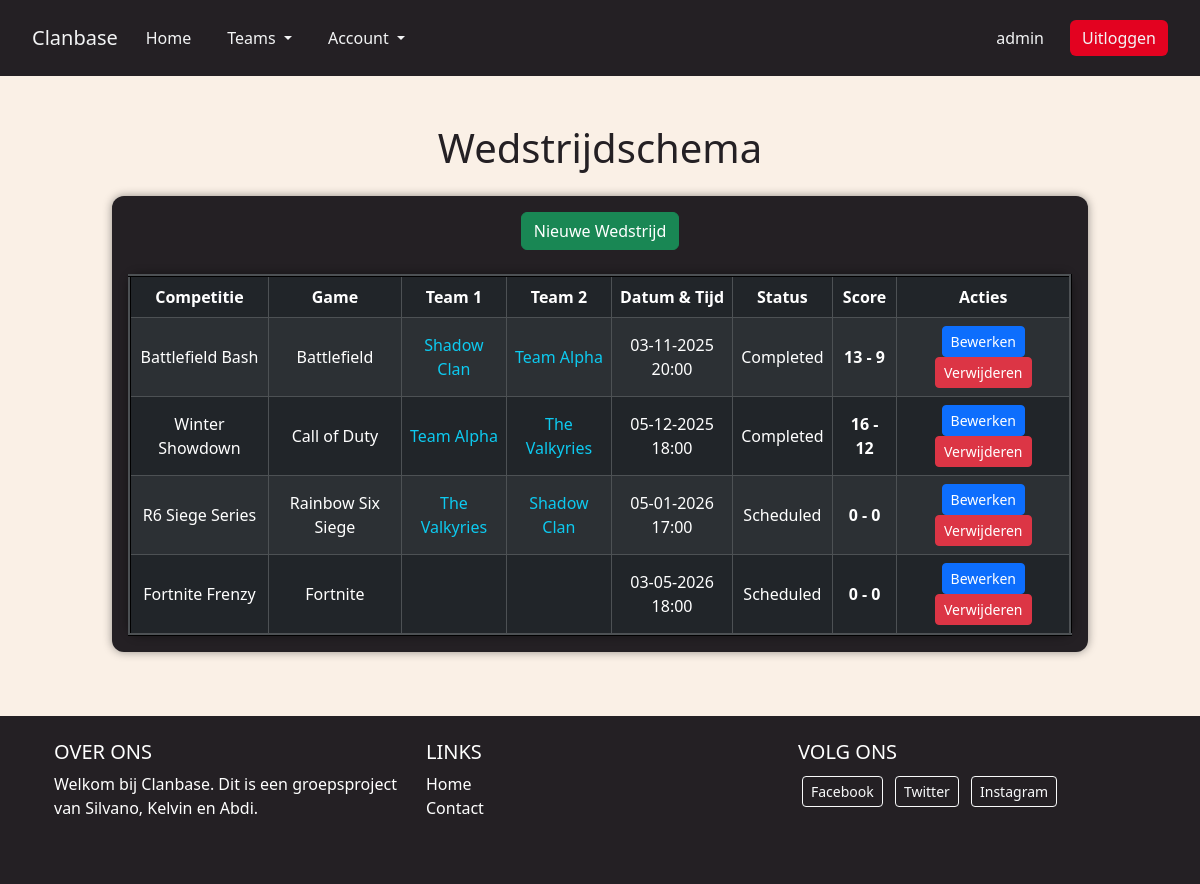
Screenshot of /pages/wedstrijdschema.php (signed in) with the database file from the repository.
### tables this page shows
CREATE TABLE `matches` (
  `match_id` int(11) NOT NULL,
  `competition_id` int(11) DEFAULT NULL,
  `team1_id` int(11) DEFAULT NULL,
  `team2_id` int(11) DEFAULT NULL,
  `user1_id` int(11) DEFAULT NULL,
  `user2_id` int(11) DEFAULT NULL,
  `scheduled_at` datetime DEFAULT NULL,
  `played_at` datetime DEFAULT NULL,
  `status` enum('scheduled','completed','confirmed') DEFAULT 'scheduled',
  `winner_team_id` int(11) DEFAULT NULL,
  `winner_user_id` int(11) DEFAULT NULL,
  `score_team1` int(11) DEFAULT 0,
  `score_team2` int(11) DEFAULT 0
);

CREATE TABLE `competitions` (
  `competition_id` int(11) NOT NULL,
  `name` varchar(100) NOT NULL,
  `description` text DEFAULT NULL,
  `type` enum('tournament','ladder') NOT NULL,
  `game` varchar(100) DEFAULT NULL,
  `created_by` int(11) DEFAULT NULL,
  `start_date` date DEFAULT NULL,
  `end_date` date DEFAULT NULL
);

CREATE TABLE `teams` (
  `team_id` int(11) NOT NULL,
  `name` varchar(100) NOT NULL,
  `description` text DEFAULT NULL,
  `created_by` int(11) DEFAULT NULL
);

### pages/wedstrijdschema.php (the view, shortened to what this page needs)
<?php
$conn = dbConnect();
$stmt = $conn->prepare("SELECT role FROM users WHERE user_id = :id");
$stmt->execute(['id' => $_SESSION['user_id']]);
$user = $stmt->fetch(PDO::FETCH_ASSOC);
$isAdmin = $user && $user['role'] === 'admin';
$sql = "
    SELECT m.*,
           t1.name AS team1_name,
           t2.name AS team2_name,
           c.name AS competition_name,
           c.game AS competition_game
    FROM matches m
    LEFT JOIN teams t1 ON m.team1_id = t1.team_id
    LEFT JOIN teams t2 ON m.team2_id = t2.team_id
    LEFT JOIN competitions c ON m.competition_id = c.competition_id
    ORDER BY m.scheduled_at ASC
";
$matches = $conn->query($sql)->fetchAll(PDO::FETCH_ASSOC);
?>
<!DOCTYPE html>
<html lang="nl">
<head>
    <link href="https://cdn.jsdelivr.net/npm/bootstrap@5.3.8/dist/css/bootstrap.min.css" rel="stylesheet">
    <link rel="stylesheet" href="../css/style.css">
    <link rel="stylesheet" href="https://cdn.jsdelivr.net/npm/bootstrap-icons@1.13.1/font/bootstrap-icons.min.css">
</head>
<body>
    <?php include '../php/navbar.php'; ?>
    <div class="container-fluid py-5 text-center">
        <h1 class="mb-4">Wedstrijdschema</h1>
        <div class="row justify-content-center">
            <div class="col-lg-10">
                <div class="box table-responsive">
                    <?php if ($isAdmin): ?>
                        <a href="match_form.php" class="btn btn-success mb-4">Nieuwe Wedstrijd</a>
                    <?php endif; ?>
                    <?php if (!empty($matches)) { ?>
                        <table class="table table-dark table-striped table-bordered align-middle mb-0 box table-css">
                            <thead class="table-secondary table-dark text-dark">
                                <tr>
                                    <th>Competitie</th>
                                    <th>Game</th>
                                    <th>Team 1</th>
                                    <th>Team 2</th>
                                    <th>Datum & Tijd</th>
                                    <th>Status</th>
                                    <th>Score</th>
                                    <?php if ($isAdmin): ?><th>Acties</th><?php endif; ?>
                                </tr>
                            </thead>
                            <tbody>
                                <?php foreach ($matches as $m): ?>
                                    <tr>
                                        <td><?= htmlspecialchars($m['competition_name']) ?></td>
                                        <td><?= htmlspecialchars($m['competition_game'] ?? '-') ?></td>
                                        <td>
                                            <a href="wedstrijd_detail.php?id=<?= $m['match_id'] ?>" class="text-info text-decoration-none">
                                                <?= htmlspecialchars($m['team1_name']) ?>
                                            </a>
                                        </td>
                                        <td>
                                            <a href="wedstrijd_detail.php?id=<?= $m['match_id'] ?>" class="text-info text-decoration-none">
                                                <?= htmlspecialchars($m['team2_name']) ?>
                                            </a>
                                        </td>
                                        <td><?= date('d-m-Y H:i', strtotime($m['scheduled_at'])) ?></td>
                                        <td><?= ucfirst($m['status']) ?></td>
                                        <td><strong><?= $m['score_team1'] ?> - <?= $m['score_team2'] ?></strong></td>
                                        <?php if ($isAdmin): ?>
                                            <td>
                                                <a href="match_form.php?id=<?= $m['match_id'] ?>" class="btn btn-sm btn-primary">Bewerken</a>
                                                <a href="../php/match_handler.php?delete=<?= $m['match_id'] ?>"
                                                    class="btn btn-sm btn-danger"
                                                    onclick="return confirm('Weet je zeker dat je deze wedstrijd wilt verwijderen?');">
                                                    Verwijderen
                                                </a>
                                            </td>
                                        <?php endif; ?>
                                    </tr>
                                <?php endforeach; ?>
                            </tbody>
                        </table>
                    <?php } ?>
                </div>
            </div>
        </div>
    </div>
    <?php include '../php/footer.php'; ?>
</body>
</html>

### php/navbar.php (shortened to what this page needs)
<nav class="navbar navbar-expand-lg bg-body-tertiary nav">
    <div class="container-fluid">
        <a class="navbar-brand">Clanbase</a>
        <div class="collapse navbar-collapse" id="navbarNav">
            <ul class="navbar-nav me-auto">
                <li class="nav-item">
                    <a class="nav-link" href="homepage.php">Home</a>
                </li>
                <li class="nav-item dropdown">
                    <a class="nav-link dropdown-toggle" href="#" role="button" data-bs-toggle="dropdown" aria-expanded="false">
                        Teams
                    </a>
                </li>
                <li class="nav-item dropdown">
                    <a class="nav-link dropdown-toggle" href="#" role="button" data-bs-toggle="dropdown" aria-expanded="false">
                        Account
                    </a>
                </li>
            </ul>
            <?php
            if (isset($_SESSION['user_id']) && isset($_SESSION['username'])) {
                echo '<div class="account-box">' . htmlspecialchars($_SESSION['username']) . '</div>
              <a href="../php/logout.php" class="btn btn-secondary ">Uitloggen</a>';
            } else {
                echo '<a href="../pages/login_page.php" class="btn ms-3">Login</a>';
            }
            ?>
        </div>
    </div>
</nav>

### php/footer.php (shortened to what this page needs)
<!doctype html>
<html lang="en">
<head>
</head>
<body class="d-flex flex-column min-vh-100">
    <footer class=" text-white text-center text-lg-start mt-auto">
        <div class="container p-4">
            <div class="row">
                <div class="col-lg-4 col-md-6 mb-4">
                    <h5 class="text-uppercase">over ons</h5>
                    <p>
                        Welkom bij Clanbase. Dit is een groepsproject van Silvano, Kelvin en Abdi.
                    </p>
                </div>
                <div class="col-lg-4 col-md-6 mb-4">
                    <h5 class="text-uppercase">Links</h5>
                    <ul class="list-unstyled mb-0">
                        <li><a href="homepage.php" class="text-white text-decoration-none">Home</a></li>
                        <li><a href="#" class="text-white text-decoration-none">Contact</a></li>
                    </ul>
                </div>
                <div class="col-lg-4 col-md-12 mb-4">
                    <h5 class="text-uppercase">volg ons</h5>
                    <a href="#" class="btn btn-outline-light btn-sm m-1">Facebook</a>
                    <a href="#" class="btn btn-outline-light btn-sm m-1">Twitter</a>
                    <a href="#" class="btn btn-outline-light btn-sm m-1">Instagram</a>
                </div>
            </div>
        </div>
    </footer>
</body>
</html>

### css/style.css (style rules this page uses)
html, body { background-color: #faf0e6; color: #242024; font-family: 'Segoe UI', sans-serif; }
.nav { background-color: #242024 !important; padding: 10px; }
.nav a { color: #F3F4F5 !important; margin: 0 10px; transition: color 0.3s; }
.nav .btn { background-color: #E30220; border: none; color: #fff; transition: 0.3s; }
.box { background-color: #242024; color: #F3F4F5; border-radius: 12px; padding: 1rem; margin-bottom: 1rem; text-align: center; box-shadow: 0 0 10px rgba(0, 0, 0, 0.4); }
.account-box { color: #F3F4F5; border-radius: 12px; padding: 1rem; margin-left: 1rem; text-align: center; box-shadow: 0 0 10px rgba(0, 0, 0, ); }
footer { background-color: #242024; color: #F3F4F5; }
.table-css { border-style: ridge; }
footer a { color: #DDDDDD; text-decoration: none; transition: color 0.3s; }

### rows the page displays
matches: competition.name "Battlefield Bash", competition.game "Battlefield", teams.name "Shadow Clan", teams.name "Team Alpha", scheduled_at "03-11-2025 20:00", status "Completed", score_team1 "13", score_team2 "9"
matches: competition.name "Winter Showdown", competition.game "Call of Duty", teams.name "Team Alpha", teams.name "The Valkyries", scheduled_at "05-12-2025 18:00", status "Completed", score_team1 "16", score_team2 "12"
matches: competition.name "R6 Siege Series", competition.game "Rainbow Six Siege", teams.name "The Valkyries", teams.name "Shadow Clan", scheduled_at "05-01-2026 17:00", status "Scheduled", score_team1 "0", score_team2 "0"
matches: competition.name "Fortnite Frenzy", competition.game "Fortnite", scheduled_at "03-05-2026 18:00", status "Scheduled", score_team1 "0", score_team2 "0"

### other values shown
$_SESSION['username'] "admin"
